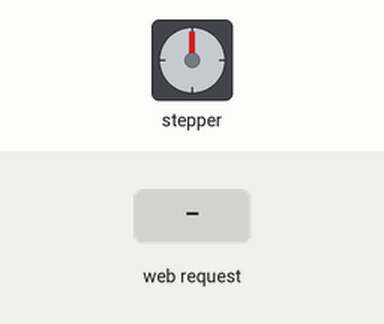
Recording of a sketch running on a simulated ESP32. Shown: stepper motor. Wiring (inferred from the names in the program): stepper motor (200 steps per turn assumed): coils GPIO 12, GPIO 14, GPIO 27, GPIO 26. The test bench sets the inputs (shaded band). WiFi joins after 1.5 s; servers stay silent unless stated; what the sketch prints to the serial monitor is not drawn.

Above: at 3.2 s.
3.3 s: HTTP request GET /stepper?passi=120&metodo=120 received
At 6.1 s:
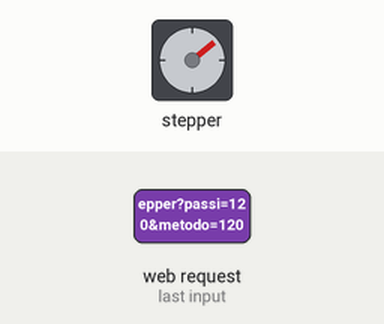
6.3 s: HTTP request GET /stepper?passi=120&metodo=120 received
At 6.78 s:
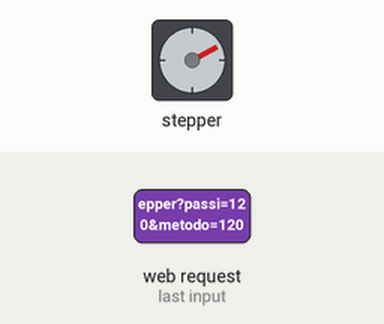
At 9.2 s:
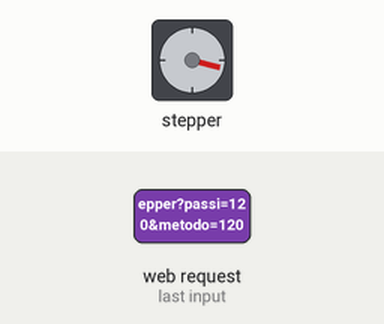
Timing chart, 0 to 10.7 s (numbered marks = the images above; inputs shaded):
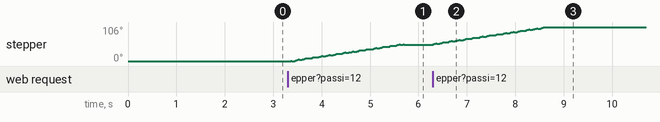

The sketch:

esp32_paginaweb-mDNS-motorestepper.ino
```cpp
/*
This project is made for Esp32 microcontroller board using Arduino IDE
*/

#include <WiFi.h>         //libraries
#include <WebServer.h>
#include <ESPmDNS.h>

const char* ssid = "your_ssid";           //access to WiFi
const char* password = "your_password";

WebServer server(80);

#define IN1 12    //motor pin definition, changeable based  on pins used
#define IN2 14
#define IN3 27
#define IN4 26

const int waveDrive[4][4] = {   //waveDrive
  {1, 0, 0, 0}, //ab
  {0, 0, 1, 0}, //cd
  {0, 1, 0, 0}, //ba
  {0, 0, 0, 1} //dc
};

const int fullStep[4][4] = {   //fullStepDrive
  {1, 0, 1, 0}, //ab cd
  {0, 1, 1, 0}, //ba cd
  {0, 1, 0, 1}, //ba dc
  {1, 0, 0, 1}  //ab dc
};

const int halfStep[8][4] = {   //halfStepDrive
  {1, 0, 0, 0}, //ab
  {1, 0, 1, 0}, //ab cd
  {0, 0, 1, 0}, //cd
  {0, 1, 1, 0}, //ba cd
  {0, 0, 1, 0}, //ba
  {0, 0, 1, 1}, //ba dc
  {0, 0, 0, 1}, //dc
  {1, 0, 0, 1}  //ab dc
};

// HTML web page editable
const char index_html[] PROGMEM = R"rawliteral(
<!DOCTYPE html>
<html lang="it">
<head>
  <meta charset="UTF-8">
  <meta name="viewport" content="width=device-width, initial-scale=1.0">
  <title>Controllo Motore Stepper</title>
  <style>
    body {
      background: linear-gradient(to bottom, #1e3c72, #2a5298);
      font-family: Arial, sans-serif;
      color: white;
      margin: 0;
      padding: 0;
      display: flex;
      justify-content: center;
      align-items: center;
      height: 100vh;
    }

    .container {
      background-color: rgba(255, 255, 255, 0.2);
      border-radius: 15px;
      padding: 40px;
      text-align: center;
      box-shadow: 0 4px 8px rgba(0, 0, 0, 0.2);
      width: 400px;
    }

    h2 {
      font-size: 2em;
      margin-bottom: 20px;
      color: #a7c7e7;
    }

    label {
      display: block;
      margin: 10px 0;
      font-size: 1.1em;
      color: #d3e4f5;
    }

    input[type="number"], select {
      width: 100%;
      padding: 10px;
      border: 2px solid #3f70a4;
      border-radius: 8px;
      background-color: #ffffff;
      color: #333;
      font-size: 1em;
      margin: 10px 0;
      box-sizing: border-box;
      text-align: center;
    }

    input[type="number"]:focus, select:focus {
      border-color: #5bc0de;
      outline: none;
    }

    select {
      text-align: center;
    }

    button {
      padding: 12px 20px;
      background-color: #3f70a4;
      color: white;
      font-size: 1.2em;
      border: none;
      border-radius: 8px;
      cursor: pointer;
      width: 100%;
      transition: background-color 0.3s ease;
    }

    button:hover {
      background-color: #5bc0de;
    }

    button:active {
      background-color: #2a5298;
    }

    .input-container {
      margin-bottom: 20px;
    }
  </style>
  <script>
    function invia() {
      var passi = document.getElementById("passi").value;
      var metodo = document.getElementById("metodo").value;
      window.location.href = window.location.pathname + "?passi=" + passi + "&metodo=" + metodo;
    }
  </script>
</head>
<body>
  <div class="container">
    <h2>Controllo Motore Stepper</h2>

    <div class="input-container">
      <label for="passi">Numero di passi:</label>
      <input type="number" id="passi" value="100">
    </div>

    <div class="input-container">
      <label for="metodo">Metodo di funzionamento:</label>
      <select id="metodo">
        <option value="wave">Wave Drive</option>
        <option value="full">Full Step</option>
        <option value="half">Half Step</option>
      </select>
    </div>

    <button onclick="invia()">Invia</button>
  </div>
</body>
</html>
)rawliteral";

void moveStepper(int passi, String metodo) {       // function to move stepper
  int delayTime = 20;   // speed of the motor, editable, the higher the delay, the slower the motor
  int stepCount;
  const int (*sequence)[4]; // pointer to the drive

  // selection of the drive
  if (metodo == "wave") {
    sequence = waveDrive;
    stepCount = 4;
  } else if (metodo == "full") {
    sequence = fullStep;
    stepCount = 4;
  } else {
    sequence = halfStep;
    stepCount = 8;
  }

  // movement of the motor
  for (int i = 0; i < passi; i++) {
    int stepIndex = i % stepCount;
    digitalWrite(IN1, sequence[stepIndex][0]);
    digitalWrite(IN2, sequence[stepIndex][1]);
    digitalWrite(IN3, sequence[stepIndex][2]);
    digitalWrite(IN4, sequence[stepIndex][3]);
    delay(delayTime);
  }

  // the pins are turned off to avoid overheating
  digitalWrite(IN1, LOW);
  digitalWrite(IN2, LOW);
  digitalWrite(IN3, LOW);
  digitalWrite(IN4, LOW);
}

// HTTP management
void handleStepper() {
  if (server.hasArg("passi") && server.hasArg("metodo")) {
    int passi = server.arg("passi").toInt();
    String metodo = server.arg("metodo");
    moveStepper(passi, metodo);
    Serial.print(passi);
    Serial.println("");
  }
  server.send(200, "text/plain", "Motore in movimento!");
}

void setup() {
  Serial.begin(115200);

  // pins configuration
  pinMode(IN1, OUTPUT);
  pinMode(IN2, OUTPUT);
  pinMode(IN3, OUTPUT);
  pinMode(IN4, OUTPUT);

  // WiFi connection
  WiFi.begin(ssid, password);
  Serial.print("Connessione a WiFi...");
  while (WiFi.status() != WL_CONNECTED) {
    delay(1000);
    Serial.print(".");
  }
  Serial.println("\nConnesso al WiFi!"); // print ip address
  Serial.print("Indirizzo IP: ");
  Serial.println(WiFi.localIP());

  // mDNS configuration (example name: esp32.local)
  if (!MDNS.begin("StepperMotor")) {
    Serial.println("Errore avvio mDNS");
    return;
  }
  Serial.println("mDNS avviato: http://StepperMotor.local");

  // web server configuration
  server.on("/", []() {
    server.send_P(200, "text/html", index_html);
  });

  server.on("/stepper", handleStepper);

  server.begin();
  Serial.println("Server Web avviato!");
}

void loop() {
  server.handleClient();
}
```
